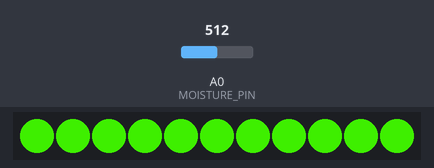
This program was run on a simulated ESP8266 (Wemos D1 mini). Parts: 11 RGB LEDs in strip order, left to right. Inputs (shaded band) come from the test bench; at power-on: A0 (MOISTURE_PIN) = 512. Dim RGB values are drawn brighter than linear; WiFi joins after 1.5 s; servers stay silent unless stated; no MQTT or app messages arrive unless stated; what the program prints to the serial monitor is not drawn.

Above: at 3.4 s.
3.5 s: A0 (MOISTURE_PIN) set to 479
5.3 s: A0 (MOISTURE_PIN) set to 454
At 6.1 s:
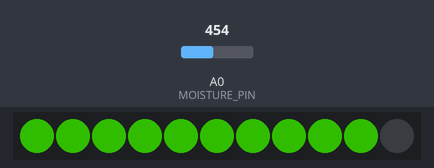
9.8 s: A0 (MOISTURE_PIN) set to 390
At 10.8 s:
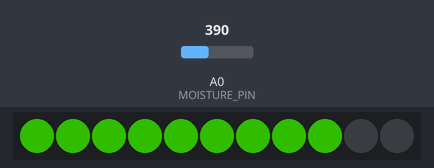
11.4 s: A0 (MOISTURE_PIN) set to 511
At 12.0 s:
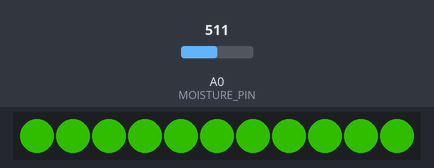
Timing chart, 0 to 14.0 s (numbered marks = the images above; inputs shaded):
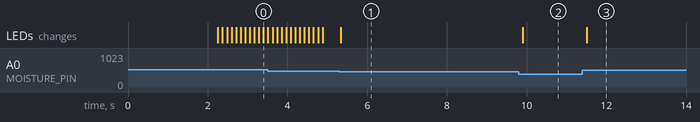

The program:

main.cpp
```cpp
#include <Arduino.h>
#include "ForestController.h"
#include <MQTT.h>
#include <ESP8266WiFi.h>
#include <WiFiClientSecure.h>

const int id = CONTROLLER_ID;
const int leds = AMOUNT_LEDS;

ForestController *controller;
WiFiClient net;

MQTTClient client;
void connect();
void onMessage(String &topic, String &payload);
String splitString(String data, char separator, int index);
void sendMoistureState(bool moistured);

bool plantWatered = false;
unsigned long plantWateredTimer = 0;
unsigned long plantWateredInterval = 1000;
const int waterThreshold = 400;

void setup()
{
    Serial.begin(115200);
    WiFi.begin(WIFI_SSID, WIFI_PASS);
    controller = new ForestController();

    client.begin("192.168.1.23", net);
    client.onMessage(onMessage);
    delay(2000);
    client.connect(("Forest" + String(id)).c_str(), MQTT_USERNAME, MQTT_PASSWORD);
    client.subscribe("/forest/led");
    client.subscribe("/forest/moisture");
    connect();
    Serial.println("Setup Done");
}

void loop()
{
    if (client.connected())
    {
        client.loop();
    }
    else
    {
        connect();
    }
    controller->loop();

    if (millis() - plantWateredTimer >= plantWateredInterval)
    {
        int moistureValue = controller->getMoistureSensorValue();
        if (moistureValue < waterThreshold && plantWatered)
        {
            plantWatered = false;
            sendMoistureState(false);
        }
        else if (moistureValue > waterThreshold && !plantWatered)
        {
            plantWatered = true;
            sendMoistureState(true);
        }
    }
    delay(10);
}

void connect()
{
    if (WiFi.status() != WL_CONNECTED)
    {
        // WiFi.begin(ssid, password);
        Serial.println("No Wifi connection");
        controller->setLED(leds, 255, 0);
    }
    else if (!client.connected())
    {
        Serial.println("No mqtt connection");

        controller->setLED(leds, 255, 240);
        client.connect(("Forest" + String(id)).c_str(), MQTT_USERNAME, MQTT_PASSWORD);
        client.subscribe("/forest/led");
        client.subscribe("/forest/moisture");

        if (client.connected())
        {
            Serial.println("mqtt connected");
        }
    }
    delay(200);
}

void onMessage(String &topic, String &payload)
{
    Serial.println("incoming: " + topic + " - " + payload);

    if (topic == "/forest/led")
    {
        if (splitString(payload, ' ', 0).toInt() == id)
        {
            double hue = splitString(payload, ' ', 1).toFloat();
            double timeTaken = splitString(payload, ' ', 2).toFloat();
            Serial.print("starting led with new hue ");
            Serial.print(hue);
            Serial.print(" and time ");
            Serial.println(timeTaken);
            controller->startLED(hue, timeTaken);
        }
    }
    else if (topic == "/forest/moisture")
    {
        if (payload.toInt() == 1)
        {
            controller->enableMoisture(false);
        }
        else
        {
            controller->enableMoisture(true);
        }
    }
}

void sendMoistureState(bool moistured)
{
    if (moistured)
    {
        client.publish("forest/watered", String(1));
    }
    client.publish("forest/" + String(id) + "/humidity", moistured ? "1" : "0");
}

String splitString(String data, char separator, int index)
{
    int found = 0;
    int strIndex[] = {0, -1};
    int maxIndex = data.length() - 1;

    for (int i = 0; i <= maxIndex && found <= index; i++)
    {
        if (data.charAt(i) == separator || i == maxIndex)
        {
            found++;
            strIndex[0] = strIndex[1] + 1;
            strIndex[1] = (i == maxIndex) ? i + 1 : i;
        }
    }

    return found > index ? data.substring(strIndex[0], strIndex[1]) : "";
}
```

ForestController.h
```cpp
#include <Arduino.h>

#include <FastLED.h>

#define CONTROLLER_ID 20
#define AMOUNT_LEDS 11

#ifndef FORESTCONTROLLER_H
#define FORESTCONTROLLER_H
// #define WIFI_SSID "blabla"
#define WIFI_SSID "iot-net"
#define WIFI_PASS "interactive"

#define MQTT_USERNAME "sharing"
#define MQTT_PASSWORD "caring"

#define CYCLE 150000

#define LEDPIN D2
#define MOISTURE_PIN A0

class ForestController
{
  public:
    ForestController();
    ~ForestController();
    void startLED(double hue, double timeTaken);
    void loop();
    void setLED(int amount, int brightness, double hue);
    void enableMoisture(bool enable);
    int getMoistureSensorValue();

  protected:
    int getAmountOfLeds();
    void onMessage(String &topic, String &payload);

    const int totalStrips = 10;
    unsigned long brightnessTimer;

    int id;
    const int minBrightness = 150;
    const int maxBrightness = 255;
    double activatedBrightness = minBrightness;
    int targetBrightness = maxBrightness;
    const unsigned int brightnessInterval = 110;

    double targetHue = 280.0;
    double hueIncrease;
    double currentHue = 120.0;
    int timerInterval = 3000;

    CRGB strip[AMOUNT_LEDS];
    int amountLeds = AMOUNT_LEDS;
    bool moistureOn = true;

    double calculateIncrease(double a, double b, double updateInterval, double time, bool round)
    {
        return updateInterval * ((round ? 2.0 : 1.0) * abs(a - b)) / time;
    }

    double calculateHsvIncrease(double a, double b, double updateInterval, double totalTime)
    {
        double diff = b - a;
        return (diff + ((abs(diff) > 180) ? ((diff < 0) ? 360 : -360) : 0)) * updateInterval / totalTime;
    }
    double brightnessIncrease()
    {
        return 1.1 * calculateIncrease(maxBrightness, minBrightness, brightnessInterval, timerInterval, true);
    }
};

#endif
```

ForestController.cpp
```cpp
#include "ForestController.h"

ForestController::ForestController()
{
    id = CONTROLLER_ID;
    this->amountLeds = AMOUNT_LEDS;
    FastLED.addLeds<NEOPIXEL, LEDPIN>(strip, amountLeds);
    setLED(AMOUNT_LEDS, minBrightness, 0);
    FastLED.show();
    // strip[6].setRGB(0, 0, 0);

    pinMode(MOISTURE_PIN, INPUT);

    Serial.println("init completed");
    Serial.println(amountLeds);
}

void ForestController::setLED(int amount, int brightness, double hue)
{
    int mappedHue = map(hue, 0, 360, 0, 255);
    for (int i = 0; i < amountLeds; i++)
    {
        if (i < amount)
        {
            strip[i].setHSV(mappedHue, 255, brightness);
        }
        else
        {
            strip[i].setRGB(0, 0, 0);
        }
    }
}

int ForestController::getAmountOfLeds()
{
    if (!moistureOn)
    {
        return amountLeds;
    }
    int value = getMoistureSensorValue();
    int amount = map(value, 0, 500, 2, amountLeds);

    if (amount < 2)
        amount = 2;
    if (amount > amountLeds)
        amount = amountLeds;

    return amount;
}

int ForestController::getMoistureSensorValue()
{
    return analogRead(MOISTURE_PIN);
}

void ForestController::enableMoisture(bool enable)
{
    moistureOn = enable;
}

void ForestController::loop()
{
    if (millis() - brightnessTimer >= brightnessInterval)
    {
        brightnessTimer = millis();
        if (activatedBrightness <= targetBrightness)
            activatedBrightness += brightnessIncrease();
        if (activatedBrightness >= targetBrightness)
            activatedBrightness -= brightnessIncrease();

        if (activatedBrightness >= maxBrightness - 5)
            targetBrightness = minBrightness;

        if (activatedBrightness < 0)
            activatedBrightness = 0;
        if (activatedBrightness > 255)
            activatedBrightness = 255;

        if (abs(targetHue - currentHue) > abs(hueIncrease * 2.0))
        {
            currentHue = fmod(currentHue + hueIncrease + 360.0, 360.0);
        }
        setLED(getAmountOfLeds(), activatedBrightness, currentHue);

        FastLED.show();
    }
}

void ForestController::startLED(double hue, double timeTaken)
{
    if (abs(hue - targetHue) > 5)
    {
        timerInterval = timeTaken;
        hueIncrease = 2.0 * calculateHsvIncrease(currentHue, hue, brightnessInterval, timerInterval);
        targetBrightness = maxBrightness;
        targetHue = hue;
    }
}
```

Measured:
- the behaviour switches between 473 and 472 on A0 (MOISTURE_PIN) (found by bisection; images 0 and 1)
- after the input at 5.3 s, the LEDs: change at once (image 1)
- after the input at 9.8 s, the LEDs: change after 0.11 s (image 2)
- after the input at 11.4 s, the LEDs: change after 0.11 s (image 3)
